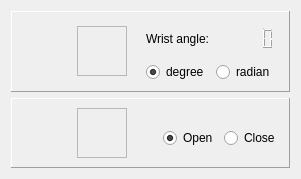
          <widget class="QWidget" name="tab_11">
           <attribute name="title">
            <string>Wrist and Gripper</string>
           </attribute>
           <attribute name="toolTip">
            <string>&lt;!DOCTYPE HTML PUBLIC &quot;-//W3C//DTD HTML 4.0//EN&quot; &quot;http://www.w3.org/TR/REC-html40/strict.dtd&quot;&gt;
&lt;html&gt;&lt;head&gt;&lt;meta name=&quot;qrichtext&quot; content=&quot;1&quot; /&gt;&lt;style type=&quot;text/css&quot;&gt;
p, li { white-space: pre-wrap; }
&lt;/style&gt;&lt;/head&gt;&lt;body style=&quot; font-family:'Ubuntu'; font-size:11pt; font-weight:400; font-style:normal;&quot;&gt;
&lt;p align=&quot;justify&quot; style=&quot; margin-top:0px; margin-bottom:0px; margin-left:0px; margin-right:0px; -qt-block-indent:0; text-indent:0px;&quot;&gt;This tab elables the user to see and modify the orientation of the wrist and the state of the gripper(open/close).&lt;/p&gt;&lt;/body&gt;&lt;/html&gt;</string>
           </attribute>
           <layout class="QGridLayout" name="gridLayout_10">
            <item row="1" column="0">
             <widget class="QFrame" name="frame_3">
              <property name="sizePolicy">
               <sizepolicy hsizetype="Preferred" vsizetype="Preferred">
                <horstretch>0</horstretch>
                <verstretch>0</verstretch>
               </sizepolicy>
              </property>
              <property name="frameShape">
               <enum>QFrame::Panel</enum>
              </property>
              <property name="frameShadow">
               <enum>QFrame::Raised</enum>
              </property>
              <layout class="QGridLayout" name="gridLayout_14">
               <item row="1" column="4">
                <widget class="QRadioButton" name="radioButton">
                 <property name="toolTip">
                  <string>Open the gripper</string>
                 </property>
                 <property name="text">
                  <string>Open</string>
                 </property>
                 <property name="checked">
                  <bool>true</bool>
                 </property>
                </widget>
               </item>
               <item row="0" column="2" rowspan="3">
                <widget class="QFrame" name="frame_7">
                 <property name="sizePolicy">
                  <sizepolicy hsizetype="Fixed" vsizetype="Fixed">
                   <horstretch>0</horstretch>
                   <verstretch>0</verstretch>
                  </sizepolicy>
                 </property>
                 <property name="minimumSize">
                  <size>
                   <width>50</width>
                   <height>50</height>
                  </size>
                 </property>
                 <property name="toolTip">
                  <string>&lt;!DOCTYPE HTML PUBLIC &quot;-//W3C//DTD HTML 4.0//EN&quot; &quot;http://www.w3.org/TR/REC-html40/strict.dtd&quot;&gt;
&lt;html&gt;&lt;head&gt;&lt;meta name=&quot;qrichtext&quot; content=&quot;1&quot; /&gt;&lt;style type=&quot;text/css&quot;&gt;
p, li { white-space: pre-wrap; }
&lt;/style&gt;&lt;/head&gt;&lt;body style=&quot; font-family:'Ubuntu'; font-size:11pt; font-weight:400; font-style:normal;&quot;&gt;
&lt;p align=&quot;justify&quot; style=&quot; margin-top:0px; margin-bottom:0px; margin-left:0px; margin-right:0px; -qt-block-indent:0; text-indent:0px;&quot;&gt;Here you can see the state of the Gripper&lt;/p&gt;&lt;/body&gt;&lt;/html&gt;</string>
                 </property>
                 <property name="frameShape">
                  <enum>QFrame::StyledPanel</enum>
                 </property>
                 <property name="frameShadow">
                  <enum>QFrame::Raised</enum>
                 </property>
                </widget>
               </item>
               <item row="0" column="3">
                <layout class="QVBoxLayout" name="verticalLayout_4">
                 <item>
                  <widget class="QLabel" name="label_5">
                   <property name="text">
                    <string/>
                   </property>
                  </widget>
                 </item>
                </layout>
               </item>
               <item row="1" column="5">
                <layout class="QVBoxLayout" name="verticalLayout_3">
                 <item>
                  <widget class="QRadioButton" name="radioButton_2">
                   <property name="toolTip">
                    <string>close the gripper</string>
                   </property>
                   <property name="text">
                    <string>Close</string>
                   </property>
                  </widget>
                 </item>
                </layout>
               </item>
               <item row="0" column="0" rowspan="3">
                <layout class="QVBoxLayout" name="verticalLayout_7">
                 <item>
                  <widget class="QLabel" name="label_12">
                   <property name="sizePolicy">
                    <sizepolicy hsizetype="Fixed" vsizetype="Fixed">
                     <horstretch>0</horstretch>
                     <verstretch>0</verstretch>
                    </sizepolicy>
                   </property>
                   <property name="minimumSize">
                    <size>
                     <width>50</width>
                     <height>50</height>
                    </size>
                   </property>
                   <property name="maximumSize">
                    <size>
                     <width>50</width>
                     <height>50</height>
                    </size>
                   </property>
                   <property name="text">
                    <string>&lt;!DOCTYPE HTML PUBLIC &quot;-//W3C//DTD HTML 4.0//EN&quot; &quot;http://www.w3.org/TR/REC-html40/strict.dtd&quot;&gt;
&lt;html&gt;&lt;head&gt;&lt;meta name=&quot;qrichtext&quot; content=&quot;1&quot; /&gt;&lt;style type=&quot;text/css&quot;&gt;
p, li { white-space: pre-wrap; }
&lt;/style&gt;&lt;/head&gt;&lt;body style=&quot; font-family:'Ubuntu'; font-size:11pt; font-weight:400; font-style:normal;&quot;&gt;
&lt;table border=&quot;0&quot; style=&quot;-qt-table-type: root; margin-top:4px; margin-bottom:4px; margin-left:4px; margin-right:4px;&quot;&gt;
&lt;tr&gt;
&lt;td style=&quot;border: none;&quot;&gt;
&lt;p style=&quot; margin-top:0px; margin-bottom:0px; margin-left:0px; margin-right:0px; -qt-block-indent:0; text-indent:0px;&quot;&gt;&lt;img src=&quot;:/gripper.jpg&quot; /&gt;&lt;/p&gt;&lt;/td&gt;&lt;/tr&gt;&lt;/table&gt;&lt;/body&gt;&lt;/html&gt;</string>
                   </property>
                  </widget>
                 </item>
                </layout>
               </item>
              </layout>
             </widget>
            </item>
            <item row="0" column="0">
             <widget class="QFrame" name="frame_2">
              <property name="sizePolicy">
               <sizepolicy hsizetype="Preferred" vsizetype="Preferred">
                <horstretch>0</horstretch>
                <verstretch>0</verstretch>
               </sizepolicy>
              </property>
              <property name="frameShape">
               <enum>QFrame::Panel</enum>
              </property>
              <property name="frameShadow">
               <enum>QFrame::Raised</enum>
              </property>
              <layout class="QGridLayout" name="gridLayout_13">
               <item row="0" column="1" rowspan="4">
                <widget class="QFrame" name="frame_8">
                 <property name="sizePolicy">
                  <sizepolicy hsizetype="Fixed" vsizetype="Fixed">
                   <horstretch>0</horstretch>
                   <verstretch>0</verstretch>
                  </sizepolicy>
                 </property>
                 <property name="minimumSize">
                  <size>
                   <width>50</width>
                   <height>50</height>
                  </size>
                 </property>
                 <property name="toolTip">
                  <string>&lt;!DOCTYPE HTML PUBLIC &quot;-//W3C//DTD HTML 4.0//EN&quot; &quot;http://www.w3.org/TR/REC-html40/strict.dtd&quot;&gt;
&lt;html&gt;&lt;head&gt;&lt;meta name=&quot;qrichtext&quot; content=&quot;1&quot; /&gt;&lt;style type=&quot;text/css&quot;&gt;
p, li { white-space: pre-wrap; }
&lt;/style&gt;&lt;/head&gt;&lt;body style=&quot; font-family:'Ubuntu'; font-size:11pt; font-weight:400; font-style:normal;&quot;&gt;
&lt;p align=&quot;justify&quot; style=&quot; margin-top:0px; margin-bottom:0px; margin-left:0px; margin-right:0px; -qt-block-indent:0; text-indent:0px;&quot;&gt;Representation of the orientation of the wrist. You can click with your mouse on the long red line and move your mouse to move the line to change the orientation.&lt;/p&gt;&lt;/body&gt;&lt;/html&gt;</string>
                 </property>
                 <property name="frameShape">
                  <enum>QFrame::StyledPanel</enum>
                 </property>
                 <property name="frameShadow">
                  <enum>QFrame::Raised</enum>
                 </property>
                </widget>
               </item>
               <item row="0" column="0" rowspan="4">
                <layout class="QVBoxLayout" name="verticalLayout_8">
                 <item>
                  <widget class="QLabel" name="label_11">
                   <property name="sizePolicy">
                    <sizepolicy hsizetype="Fixed" vsizetype="Fixed">
                     <horstretch>0</horstretch>
                     <verstretch>0</verstretch>
                    </sizepolicy>
                   </property>
                   <property name="minimumSize">
                    <size>
                     <width>50</width>
                     <height>50</height>
                    </size>
                   </property>
                   <property name="maximumSize">
                    <size>
                     <width>50</width>
                     <height>50</height>
                    </size>
                   </property>
                   <property name="text">
                    <string>&lt;!DOCTYPE HTML PUBLIC &quot;-//W3C//DTD HTML 4.0//EN&quot; &quot;http://www.w3.org/TR/REC-html40/strict.dtd&quot;&gt;
&lt;html&gt;&lt;head&gt;&lt;meta name=&quot;qrichtext&quot; content=&quot;1&quot; /&gt;&lt;style type=&quot;text/css&quot;&gt;
p, li { white-space: pre-wrap; }
&lt;/style&gt;&lt;/head&gt;&lt;body style=&quot; font-family:'Ubuntu'; font-size:11pt; font-weight:400; font-style:normal;&quot;&gt;
&lt;table border=&quot;0&quot; style=&quot;-qt-table-type: root; margin-top:4px; margin-bottom:4px; margin-left:4px; margin-right:4px;&quot;&gt;
&lt;tr&gt;
&lt;td style=&quot;border: none;&quot;&gt;
&lt;p style=&quot; margin-top:0px; margin-bottom:0px; margin-left:0px; margin-right:0px; -qt-block-indent:0; text-indent:0px;&quot;&gt;&lt;img src=&quot;:/wrist.jpg&quot; /&gt;&lt;/p&gt;&lt;/td&gt;&lt;/tr&gt;&lt;/table&gt;&lt;/body&gt;&lt;/html&gt;</string>
                   </property>
                  </widget>
                 </item>
                </layout>
               </item>
               <item row="3" column="4">
                <widget class="QRadioButton" name="radioButton_4">
                 <property name="toolTip">
                  <string>&lt;!DOCTYPE HTML PUBLIC &quot;-//W3C//DTD HTML 4.0//EN&quot; &quot;http://www.w3.org/TR/REC-html40/strict.dtd&quot;&gt;
&lt;html&gt;&lt;head&gt;&lt;meta name=&quot;qrichtext&quot; content=&quot;1&quot; /&gt;&lt;style type=&quot;text/css&quot;&gt;
p, li { white-space: pre-wrap; }
&lt;/style&gt;&lt;/head&gt;&lt;body style=&quot; font-family:'Ubuntu'; font-size:11pt; font-weight:400; font-style:normal;&quot;&gt;
&lt;p align=&quot;justify&quot; style=&quot; margin-top:0px; margin-bottom:0px; margin-left:0px; margin-right:0px; -qt-block-indent:0; text-indent:0px;&quot;&gt;Display the wrist angle in radian&lt;/p&gt;&lt;/body&gt;&lt;/html&gt;</string>
                 </property>
                 <property name="text">
                  <string>radian</string>
                 </property>
                </widget>
               </item>
               <item row="3" column="3">
                <widget class="QRadioButton" name="radioButton_3">
                 <property name="toolTip">
                  <string>&lt;!DOCTYPE HTML PUBLIC &quot;-//W3C//DTD HTML 4.0//EN&quot; &quot;http://www.w3.org/TR/REC-html40/strict.dtd&quot;&gt;
&lt;html&gt;&lt;head&gt;&lt;meta name=&quot;qrichtext&quot; content=&quot;1&quot; /&gt;&lt;style type=&quot;text/css&quot;&gt;
p, li { white-space: pre-wrap; }
&lt;/style&gt;&lt;/head&gt;&lt;body style=&quot; font-family:'Ubuntu'; font-size:11pt; font-weight:400; font-style:normal;&quot;&gt;
&lt;p align=&quot;justify&quot; style=&quot; margin-top:0px; margin-bottom:0px; margin-left:0px; margin-right:0px; -qt-block-indent:0; text-indent:0px;&quot;&gt;Display the wrist angle in degree&lt;/p&gt;&lt;/body&gt;&lt;/html&gt;</string>
                 </property>
                 <property name="text">
                  <string>degree</string>
                 </property>
                 <property name="checked">
                  <bool>true</bool>
                 </property>
                </widget>
               </item>
               <item row="1" column="4">
                <widget class="QLCDNumber" name="lcdNumber_3">
                 <property name="sizePolicy">
                  <sizepolicy hsizetype="Preferred" vsizetype="Preferred">
                   <horstretch>0</horstretch>
                   <verstretch>0</verstretch>
                  </sizepolicy>
                 </property>
                 <property name="lineWidth">
                  <number>0</number>
                 </property>
                </widget>
               </item>
               <item row="1" column="3">
                <widget class="QLabel" name="label_7">
                 <property name="sizePolicy">
                  <sizepolicy hsizetype="Preferred" vsizetype="Preferred">
                   <horstretch>0</horstretch>
                   <verstretch>0</verstretch>
                  </sizepolicy>
                 </property>
                 <property name="text">
                  <string>Wrist angle:</string>
                 </property>
                </widget>
               </item>
               <item row="1" column="2">
                <widget class="QLabel" name="label_8">
                 <property name="text">
                  <string/>
                 </property>
                </widget>
               </item>
              </layout>
             </widget>
            </item>
           </layout>
          </widget>
